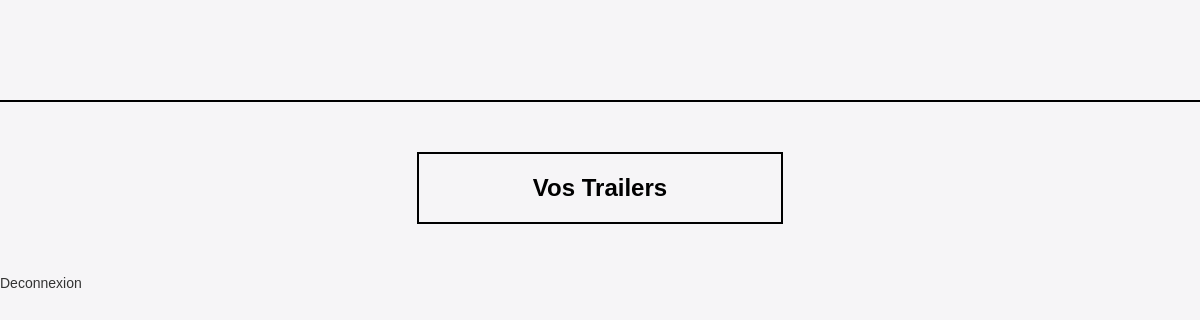
Page /game/board/ (signed in) on the earlier database version.
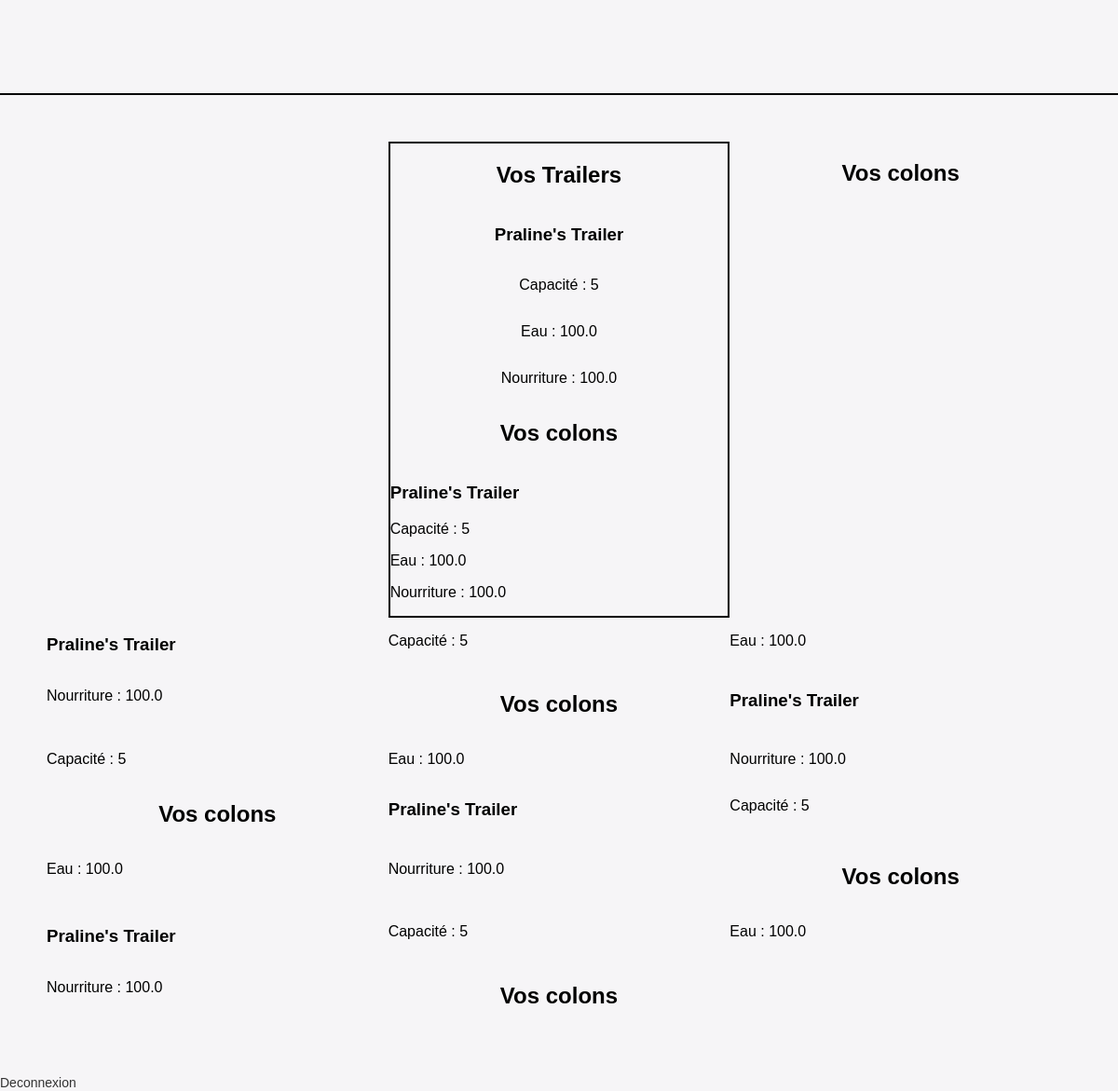
Same page on the later database version.
### trailers/models.py (models this page shows, shortened)
class Trailer(models.Model):
    user = models.ForeignKey(settings.AUTH_USER_MODEL, on_delete=models.CASCADE, related_name='trailers', null=True)
    name = models.CharField(max_length=100)
    capacity = models.IntegerField(default=5)  # Capacité de colons
    water_supply = models.FloatField(default=100.0)  # Réserve d'eau
    food_supply = models.FloatField(default=100.0)  # Réserve de nourriture
    characters = models.ManyToManyField(Character, related_name='trailers', blank=True, through='TrailerCharacter')

### core/views.py (the view)
# urls.py: path('game/board/', GameBoardView.as_view(), name='game_board'),
@method_decorator(login_required, name='dispatch')
class GameBoardView(View):
    template_name = "core/game_board.html"
    def get(self, request):
        trailers = Trailer.objects.filter(user=request.user)
        context = {
            'trailers': trailers,
        }
        return render(request, self.template_name, context=context)

### core/templates/core/game_board.html (shortened to what this page needs)
{% extends 'base.html' %}
{% block content %}
<main class="main-content main-grid">
    <div class="left-side">
    </div>
    <div class="center-side">
        <div class="trailers-info">
            <h2 class="">Vos Trailers</h2>
            {% for trailer in trailers %}
            <h3>{{trailer.name}}</h3>
            <p>Capacité : {{ trailer.capacity }} </p>
            <p>Eau : {{ trailer.water_supply }}</p>
            <p>Nourriture : {{ trailer.food_supply }}</p>
        </div>
        <div class="characters-info">
            <h2>Vos colons</h2>
        </div>
        {% endfor %}
    </div>
    <div class="right-side">
    </div>
</main>
{% endblock content %}

### templates/base.html (shortened to what this page needs)
<!DOCTYPE html>
{% load static %}
<html lang="en">
<head>
    <link href="{% static 'css/main-import.css' %}" rel="stylesheet">
</head>
<nav class="main-nav-bar">
</nav>
<body>
    {% block content %}{% endblock content %}
    <a href="{% url 'logout' %}">Deconnexion</a>
</body>
</html>

### static/css/login.css (style rules this page uses)
a { color: #333; font-size: 14px; text-decoration: none; margin: 15px 0; }

### static/css/style.css (style rules this page uses)
* { box-sizing: border-box; font-family: 'Montserrat', sans-serif; }
body { margin: 0; background: #f6f5f7; }
.main-nav-bar { padding: 50px; border-bottom: 2px solid black; }

### static/css/game_board.css (style rules this page uses)
.main-content { margin: 10px }
.main-grid { display: grid; grid-template-columns: repeat(3, 1fr); margin: 50px; justify-content: center; }
.left-side { grid-column: 1 ; }
.right-side { grid-column: 3; }
.center-side { grid-column: 2; border: 2px solid black; }
.trailers-info { display: flex; flex-direction: column; align-items: center; }
.characters-info { display: flex; flex-direction: column; align-items: center; }

Differences in the rows shown:
added Trailer: name "Praline's Trailer", capacity "5", water_supply "100.0", food_supply "100.0"
added Trailer: name "Praline's Trailer", capacity "5", water_supply "100.0", food_supply "100.0"
added Trailer: name "Praline's Trailer", capacity "5", water_supply "100.0", food_supply "100.0"
added Trailer: name "Praline's Trailer", capacity "5", water_supply "100.0", food_supply "100.0"
added Trailer: name "Praline's Trailer", capacity "5", water_supply "100.0", food_supply "100.0"
added Trailer: name "Praline's Trailer", capacity "5", water_supply "100.0", food_supply "100.0"
